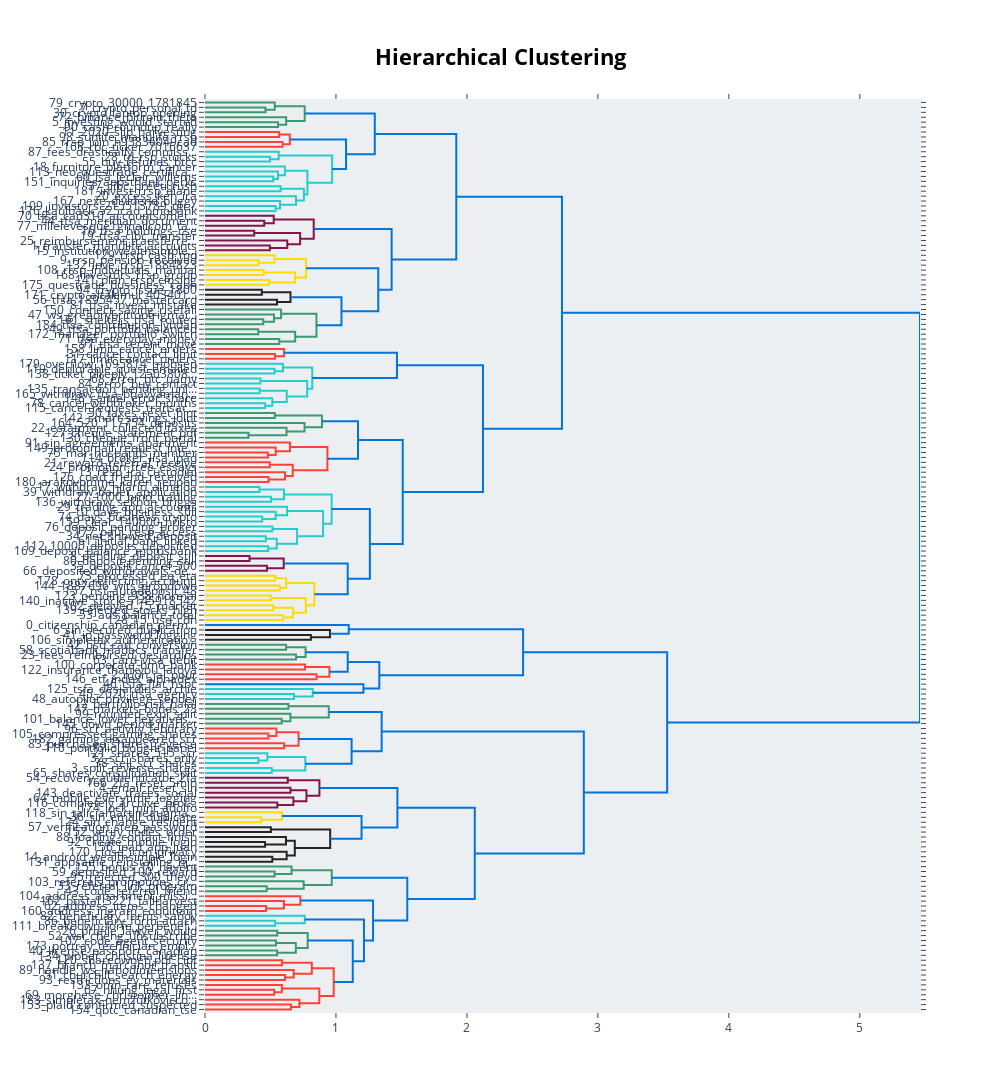

The code cell stored with this chart in its notebook:
### Code cell
model.visualize_hierarchy()
